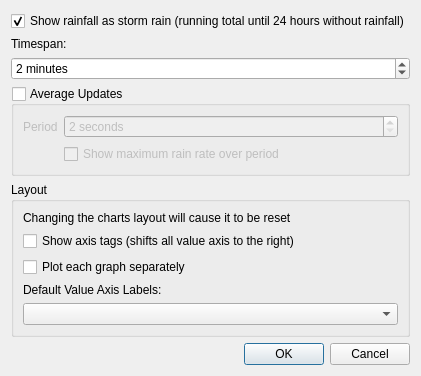
<?xml version="1.0" encoding="UTF-8"?>
<ui version="4.0">
 <class>LiveChartOptionsDialog</class>
 <widget class="QDialog" name="LiveChartOptionsDialog">
  <property name="geometry">
   <rect>
    <x>0</x>
    <y>0</y>
    <width>410</width>
    <height>363</height>
   </rect>
  </property>
  <property name="windowTitle">
   <string>Live Chart Options</string>
  </property>
  <property name="windowIcon">
   <iconset resource="../resources.qrc">
    <normaloff>:/icons/options</normaloff>:/icons/options</iconset>
  </property>
  <layout class="QVBoxLayout" name="verticalLayout">
   <property name="sizeConstraint">
    <enum>QLayout::SetFixedSize</enum>
   </property>
   <item>
    <widget class="QCheckBox" name="cbStormRain">
     <property name="text">
      <string>Show rainfall as storm rain (running total until 24 hours without rainfall)</string>
     </property>
     <property name="checked">
      <bool>true</bool>
     </property>
    </widget>
   </item>
   <item>
    <widget class="QLabel" name="label_2">
     <property name="text">
      <string>Timespan:</string>
     </property>
    </widget>
   </item>
   <item>
    <widget class="QSpinBox" name="sbTimespan">
     <property name="suffix">
      <string> minutes</string>
     </property>
     <property name="value">
      <number>2</number>
     </property>
    </widget>
   </item>
   <item>
    <widget class="QGroupBox" name="cbAverageUpdates">
     <property name="title">
      <string>Average Updates</string>
     </property>
     <property name="checkable">
      <bool>true</bool>
     </property>
     <property name="checked">
      <bool>false</bool>
     </property>
     <layout class="QFormLayout" name="formLayout">
      <item row="0" column="0">
       <widget class="QLabel" name="label">
        <property name="text">
         <string>Period</string>
        </property>
       </widget>
      </item>
      <item row="1" column="1">
       <widget class="QCheckBox" name="cbMaxRainRate">
        <property name="text">
         <string>Show maximum rain rate over period</string>
        </property>
       </widget>
      </item>
      <item row="0" column="1">
       <widget class="QSpinBox" name="sbPeriod">
        <property name="suffix">
         <string> seconds</string>
        </property>
        <property name="minimum">
         <number>2</number>
        </property>
        <property name="maximum">
         <number>300</number>
        </property>
        <property name="singleStep">
         <number>2</number>
        </property>
       </widget>
      </item>
     </layout>
    </widget>
   </item>
   <item>
    <widget class="QGroupBox" name="groupBox">
     <property name="title">
      <string>Layout</string>
     </property>
     <layout class="QVBoxLayout" name="verticalLayout_2">
      <item>
       <widget class="QLabel" name="label_3">
        <property name="text">
         <string>Changing the charts layout will cause it to be reset</string>
        </property>
       </widget>
      </item>
      <item>
       <widget class="QCheckBox" name="cbAxisTags">
        <property name="text">
         <string>Show axis tags (shifts all value axis to the right)</string>
        </property>
       </widget>
      </item>
      <item>
       <widget class="QCheckBox" name="cbMultiAxisRect">
        <property name="text">
         <string>Plot each graph separately</string>
        </property>
       </widget>
      </item>
      <item>
       <widget class="QLabel" name="lblMultiAxisLabels">
        <property name="text">
         <string>Default Value Axis Labels:</string>
        </property>
       </widget>
      </item>
      <item>
       <widget class="QComboBox" name="cmbMultiAxisLabels"/>
      </item>
     </layout>
    </widget>
   </item>
   <item>
    <widget class="QDialogButtonBox" name="buttonBox">
     <property name="orientation">
      <enum>Qt::Horizontal</enum>
     </property>
     <property name="standardButtons">
      <set>QDialogButtonBox::Cancel|QDialogButtonBox::Ok</set>
     </property>
    </widget>
   </item>
  </layout>
 </widget>
 <tabstops>
  <tabstop>sbPeriod</tabstop>
  <tabstop>cbMaxRainRate</tabstop>
 </tabstops>
 <resources>
  <include location="../resources.qrc"/>
 </resources>
 <connections>
  <connection>
   <sender>buttonBox</sender>
   <signal>accepted()</signal>
   <receiver>LiveChartOptionsDialog</receiver>
   <slot>accept()</slot>
   <hints>
    <hint type="sourcelabel">
     <x>248</x>
     <y>254</y>
    </hint>
    <hint type="destinationlabel">
     <x>157</x>
     <y>274</y>
    </hint>
   </hints>
  </connection>
  <connection>
   <sender>buttonBox</sender>
   <signal>rejected()</signal>
   <receiver>LiveChartOptionsDialog</receiver>
   <slot>reject()</slot>
   <hints>
    <hint type="sourcelabel">
     <x>316</x>
     <y>260</y>
    </hint>
    <hint type="destinationlabel">
     <x>286</x>
     <y>274</y>
    </hint>
   </hints>
  </connection>
  <connection>
   <sender>cbMultiAxisRect</sender>
   <signal>toggled(bool)</signal>
   <receiver>cmbMultiAxisLabels</receiver>
   <slot>setEnabled(bool)</slot>
   <hints>
    <hint type="sourcelabel">
     <x>204</x>
     <y>258</y>
    </hint>
    <hint type="destinationlabel">
     <x>204</x>
     <y>303</y>
    </hint>
   </hints>
  </connection>
  <connection>
   <sender>cbMultiAxisRect</sender>
   <signal>toggled(bool)</signal>
   <receiver>lblMultiAxisLabels</receiver>
   <slot>setEnabled(bool)</slot>
   <hints>
    <hint type="sourcelabel">
     <x>204</x>
     <y>258</y>
    </hint>
    <hint type="destinationlabel">
     <x>204</x>
     <y>280</y>
    </hint>
   </hints>
  </connection>
 </connections>
</ui>
